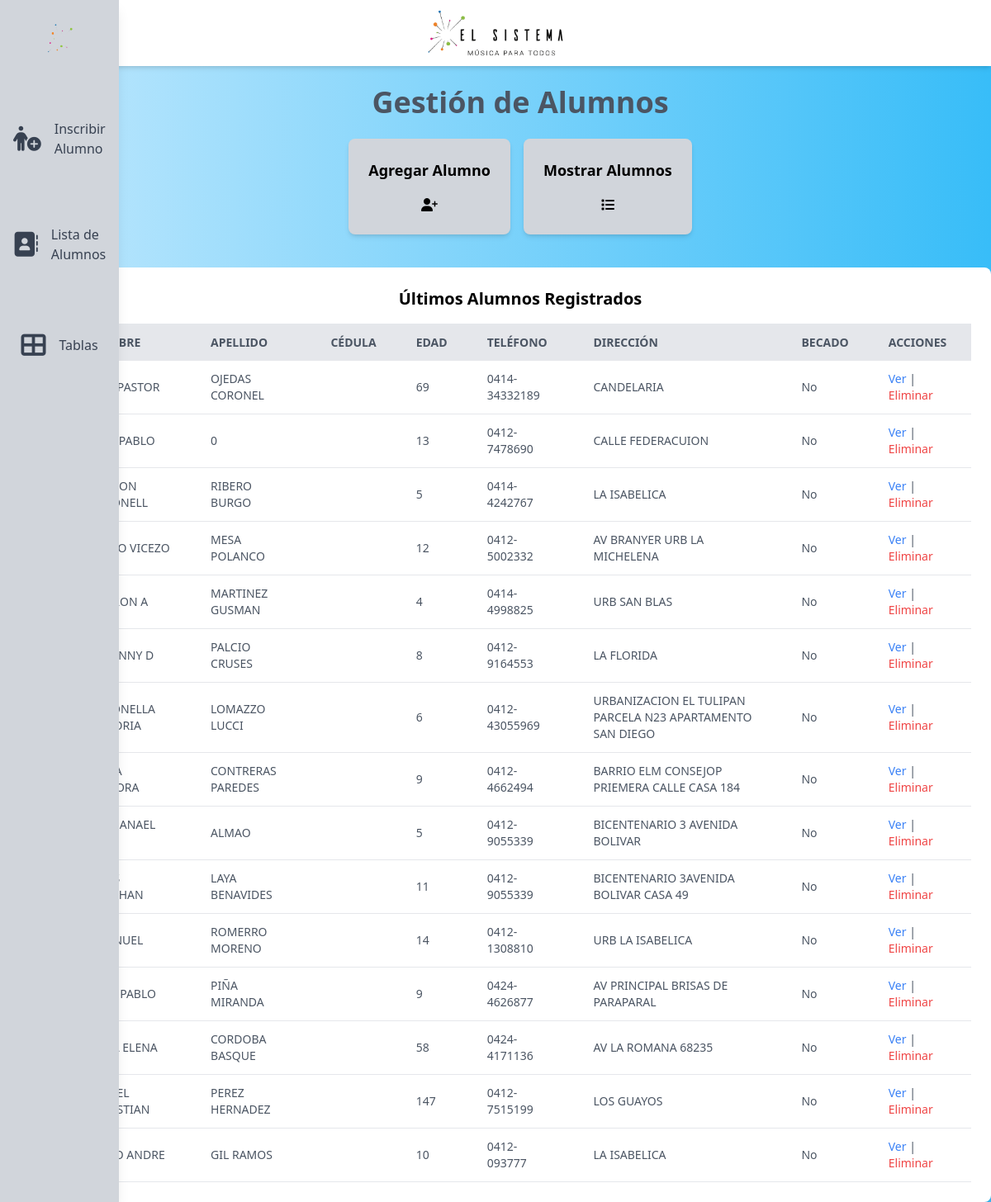
The page / on the database its author committed.
### matricula/models.py (models this page shows)
class Alumno(models.Model):
    nombre = models.CharField(max_length=128)
    apellido = models.CharField(max_length=128)
    cedula = models.CharField(max_length=32, null=True)
    edad = models.IntegerField()
    turno = models.ForeignKey(Turno, blank=True, on_delete=models.DO_NOTHING, null=True)
    sexo = models.CharField(max_length=32, choices=(
        ('Masculino', 'masculino'),
        ('Femenino', 'femenino'),
        ('Otro', 'otro'),
    ))
    telefono = models.CharField(max_length=128)
    fecha_nacimiento = models.DateField(max_length=128, null=True, blank=True)
    direccion = models.CharField(max_length=256)
    nivel_estudiantil = models.ForeignKey(NivelEstudiantil, blank=True, null=True, on_delete=models.DO_NOTHING)
    nivel_ts = models.ForeignKey(NivelTS, blank=True, on_delete=models.DO_NOTHING, null=True)
    representantes = models.ManyToManyField(Representante, blank=True)
    alergias = models.ManyToManyField(Alergia, blank=True)
    condicion_especial = models.ForeignKey(CondicionEspecial, blank=True, null=True, on_delete=models.DO_NOTHING)
    tratamientos = models.ManyToManyField(Tratamiento, blank=True)
    programa = models.ForeignKey(Programa, on_delete=models.DO_NOTHING, blank=True, null=True)
    quien_retiras = models.ManyToManyField(QuienRetira, blank=True)
    activo = models.BooleanField(default=True)
    catedras = models.ManyToManyField(Catedra, blank=True)
    agrupacion = models.ForeignKey(Agrupacion, on_delete=models.DO_NOTHING, blank=True, null=True)

### matricula/views.py (the view)
# urls.py: path('', inicio, name='inicio'),
def inicio(request):
    alumnos = Alumno.objects.all()
    return render(request, 'administrador/home.html', {'title': 'Inicio', 'alumnos':alumnos})

### matricula/templates/administrador/home.html (shortened to what this page needs)
{% extends "administrador/layout.html" %}
{% load static %}
{% block body %}
    <div class="text-center">
        <div class="text-center mb-6">
            <h2 class="text-4xl font-bold text-gray-600 pt-3">Gestión de Alumnos</h2>
        </div>
        <div class="flex flex-row justify-center space-x-4 mb-10 ">
            <div class="bg-gray-300 shadow-md rounded-lg p-6 text-center">
                <h3 class="text-lg font-semibold mb-4">
                    <a href="#" id="activate-form"class=" text-black font-bold hover:text-green-800">Agregar Alumno</a>
                </h3>
                <i class="fa-solid fa-user-plus"></i>
            </div>
            <div class="bg-gray-300 shadow-md rounded-lg p-6 text-center">
                <h3 class="text-lg font-semibold mb-4">
                    <a href="/alumnos/" class="text-black font-bold hover:text-green-800">Mostrar Alumnos</a>
                </h3>
                <i class="fa-solid fa-list"></i>
            </div>
        </div>
        <div class="bg-white shadow-md rounded-lg p-6">
            <h3 class="text-xl font-semibold mb-4">Últimos Alumnos Registrados</h3>
            <div class="overflow-x-auto">
                <table class="min-w-full table-auto" id="tablita">
                    <thead>
                        <tr class="bg-gray-200 text-gray-600 uppercase text-sm leading-normal">
                            <th class="py-3 px-6 text-left">Nombre</th>
                            <th class="py-3 px-6 text-left">Apellido</th>
                            <th class="py-3 px-6 text-left">Cédula</th>
                            <th class="py-3 px-6 text-left">Edad</th>
                            <th class="py-3 px-6 text-left">Teléfono</th>
                            <th class="py-3 px-6 text-left">Dirección</th>
                            <th class="py-3 px-6 text-left">Becado</th>
                            <th class="py-3 px-6 text-left">Acciones</th>
                        </tr>
                    </thead>
                    <tbody class="text-gray-600 text-sm font-light">
                        {% for alumno in alumnos %}
                            <tr class="border-b border-gray-200 hover:bg-sky-100" onclick="goToURL('alumnos/{{ alumno.id }}');">
                                    <td class="py-3 px-6 text-left">{{ alumno.nombre }}</td>
                                    <td class="py-3 px-6 text-left">{{ alumno.apellido }}</td>
                                    <td class="py-3 px-6 text-left">{% if field.value %}{{ field.value }}{% endif %}</td>
                                    <td class="py-3 px-6 text-left">{{ alumno.edad }}</td>
                                    <td class="py-3 px-6 text-left">{{ alumno.telefono }}</td>
                                    <td class="py-3 px-6 text-left">{{ alumno.direccion }}</td>
                                    <td class="py-3 px-6 text-left">
                                        {% if alumno.becado_set.all.count > 0 %}
                                            Si
                                        {% else %}
                                            No
                                        {% endif %}
                                    </td>
                                    <td class="py-3 px-6 text-left">
                                        <a href="#" class="text-blue-500 hover:underline" onclick="editarRegistro('{{ alumno.id }}')">Ver</a> |
                                        <a href="#" class="text-red-500 hover:underline" onclick="eliminarRegistro('{{ alumno.id }}')">Eliminar</a>
                                    </td>
                            </tr>
                        {% empty %}
                        <tr>
                            <td colspan="8" class="py-3 px-6 text-center">No hay alumnos registrados.</td>
                        </tr>
                        {% endfor %}
                    </tbody>
                </table>
            </div>
        </div>
    </div>
{% endblock %}

### rows shown on the page
Alumno: nombre "JOSE PASTOR", apellido "OJEDAS CORONEL", edad "69", telefono "0414-34332189", direccion "CANDELARIA", shows "No"
Alumno: nombre "IVAN PABLO", apellido "0", edad "13", telefono "0412-7478690", direccion "CALLE FEDERACUION", shows "No"
Alumno: nombre "ALLISON ANTONELL", apellido "RIBERO BURGO", edad "5", telefono "0414-4242767", direccion "LA ISABELICA", shows "No"
Alumno: nombre "PAOLO VICEZO", apellido "MESA POLANCO", edad "12", telefono "0412-5002332", direccion "AV BRANYER URB LA MICHELENA", shows "No"
Alumno: nombre "HAARON A", apellido "MARTINEZ GUSMAN", edad "4", telefono "0414-4998825", direccion "URB SAN BLAS", shows "No"
Alumno: nombre "YOVANNY D", apellido "PALCIO CRUSES", edad "8", telefono "0412-9164553", direccion "LA FLORIDA", shows "No"
Alumno: nombre "ANTONELLA VICTORIA", apellido "LOMAZZO LUCCI", edad "6", telefono "0412-43055969", direccion "URBANIZACION EL TULIPAN PARCELA N23 APARTAMENTO SAN DIEGO", shows "No"
Alumno: nombre "SOFIA PASTORA", apellido "CONTRERAS PAREDES", edad "9", telefono "0412-4662494", direccion "BARRIO ELM CONSEJOP PRIEMERA CALLE CASA 184", shows "No"
Alumno: nombre "NATHANAEL ABEL", apellido "ALMAO", edad "5", telefono "0412-9055339", direccion "BICENTENARIO 3 AVENIDA BOLIVAR", shows "No"
Alumno: nombre "JESUS ABRAHAN", apellido "LAYA BENAVIDES", edad "11", telefono "0412-9055339", direccion "BICENTENARIO 3AVENIDA BOLIVAR CASA 49", shows "No"
Alumno: nombre "EMANUEL", apellido "ROMERRO MORENO", edad "14", telefono "0412-1308810", direccion "URB LA ISABELICA", shows "No"
Alumno: nombre "JUAN PABLO", apellido "PIÑA MIRANDA", edad "9", telefono "0424-4626877", direccion "AV PRINCIPAL BRISAS DE PARAPARAL", shows "No"
Alumno: nombre "ELIVA ELENA", apellido "CORDOBA BASQUE", edad "58", telefono "0424-4171136", direccion "AV LA ROMANA 68235", shows "No"
Alumno: nombre "RAFAEL SEBASTIAN", apellido "PEREZ HERNADEZ", edad "147", telefono "0412-7515199", direccion "LOS GUAYOS", shows "No"
Alumno: nombre "HUGO ANDRE", apellido "GIL RAMOS", edad "10", telefono "0412-093777", direccion "LA ISABELICA", shows "No"
